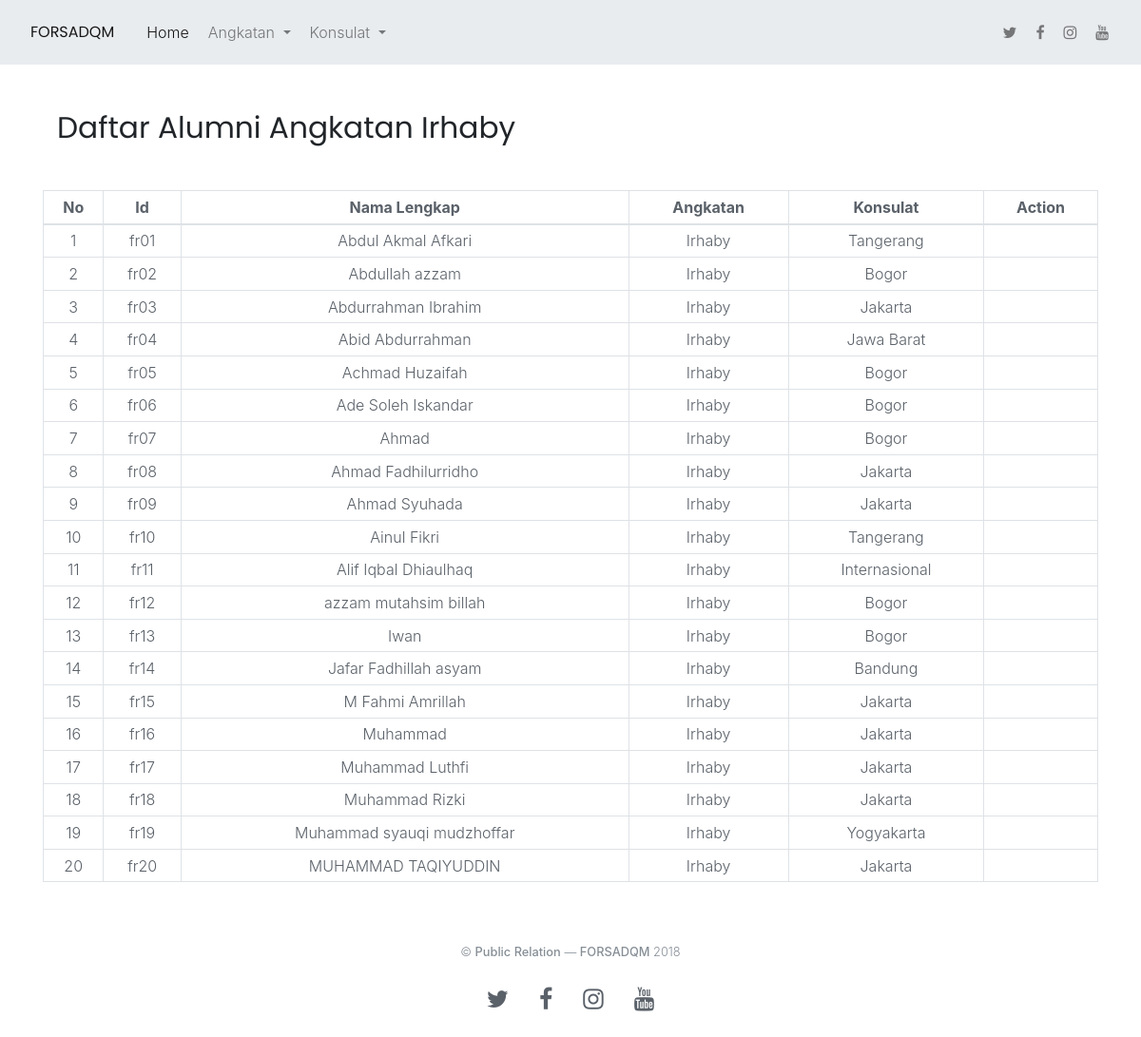
The page /index.php/alumni/irhaby on the database its author committed.
### tables this page shows
CREATE TABLE `t_alumni` (
  `id` varchar(5) NOT NULL,
  `nama` varchar(34) NOT NULL,
  `jk` varchar(6) NOT NULL,
  `tempat` varchar(33) DEFAULT NULL,
  `tgl` date DEFAULT NULL,
  `angkatan` int(11) NOT NULL,
  `status` varchar(28) DEFAULT NULL,
  `alamat` varchar(162) NOT NULL,
  `konsulat` int(11) NOT NULL,
  `hp` varchar(40) NOT NULL,
  `email` varchar(45) DEFAULT NULL,
  `sosmed` varchar(70) DEFAULT NULL,
  `profesi` varchar(62) NOT NULL,
  `pekerjaan` varchar(98) NOT NULL,
  `institusi` varchar(67) DEFAULT NULL,
  `fakultas` varchar(66) DEFAULT NULL,
  `kerja` varchar(37) DEFAULT NULL,
  `perusahaan` varchar(101) DEFAULT NULL,
  `riwayat` varchar(554) DEFAULT NULL,
  `prestasi` varchar(500) DEFAULT NULL,
  `liqo` varchar(5) DEFAULT NULL,
  `murobbi` varchar(426) DEFAULT NULL,
  `hp_murobbi` varchar(23) DEFAULT NULL,
  `alasan` varchar(174) DEFAULT NULL
);

CREATE TABLE `t_angkatan` (
  `id` int(11) NOT NULL,
  `nama` varchar(30) NOT NULL
);

CREATE TABLE `t_konsulat` (
  `id` int(11) NOT NULL,
  `nama` varchar(30) NOT NULL
);

### application/controllers/Alumni.php (called while the page is built, shortened)
<?php
class Alumni extends CI_Controller{
    public function irhaby(){
		$this->load->model('M_Forsadqm');
		$data['alumni']		= $this->M_Forsadqm->alumni()->result();
		$data['konsulat']	= $this->M_Forsadqm->konsulat()->result();
        $data['angkatan']	= $this->M_Forsadqm->angkatan()->result();
		$data['jakarta']    	= $this->db->get_where('t_alumni',array('konsulat'=>'1'))->result();
		$data['bandung']  	  	= $this->db->get_where('t_alumni',array('konsulat'=>'2'))->result();
		$data['bogor']    		= $this->db->get_where('t_alumni',array('konsulat'=>'3'))->result();
		$data['inter']    		= $this->db->get_where('t_alumni',array('konsulat'=>'4'))->result();
		$data['jabar'] 			= $this->db->get_where('t_alumni',array('konsulat'=>'5'))->result();
		$data['jateng']    		= $this->db->get_where('t_alumni',array('konsulat'=>'6'))->result();
		$data['jogja']	    	= $this->db->get_where('t_alumni',array('konsulat'=>'7'))->result();
		$data['kalimantan']    	= $this->db->get_where('t_alumni',array('konsulat'=>'8'))->result();
		$data['malang']    		= $this->db->get_where('t_alumni',array('konsulat'=>'9'))->result();
		$data['nusa']		    = $this->db->get_where('t_alumni',array('konsulat'=>'10'))->result();
		$data['sulawesi']    	= $this->db->get_where('t_alumni',array('konsulat'=>'11'))->result();
		$data['sumatera']    	= $this->db->get_where('t_alumni',array('konsulat'=>'12'))->result();
		$data['surabaya']    	= $this->db->get_where('t_alumni',array('konsulat'=>'13'))->result();
		$data['tangerang']    	= $this->db->get_where('t_alumni',array('konsulat'=>'14'))->result();
		$data['irhaby']			= $this->db->get_where('t_alumni',array('angkatan'=>'1'))->result();
		$this->load->view('layout/header');
		$this->load->view('forsadqm/irhaby',$data);
		$this->load->view('layout/footer');
    }
}
?>

### index.php (called while the page is built, shortened)
<?php
require_once BASEPATH.'core/CodeIgniter.php';

### application/models/M_Forsadqm.php (called while the page is built, shortened)
<?php
class M_Forsadqm extends CI_Model{
    function konsulat(){
        return $this->db->get('t_konsulat');
        return $query->result();
    }
    function angkatan(){
        return $this->db->get('t_angkatan');
        return $query->result();
    }
}
?>

### application/views/forsadqm/irhaby.php (the view)
<div id="" class="container mb-5 mt-5">
    <div class="section-title col-md-12 ml-auto mr-auto">
        <h3 class="mb-4">Daftar Alumni Angkatan Irhaby</h3>
    </div>
</div>
<div class="container">
    <table class="table table-sm table-bordered table-hover">
        <thead>
            <tr>
                <th class="text-center">No</th>
                <th class="text-center">Id</th>
                <th class="text-center">Nama Lengkap</th>
                <th class="text-center">Angkatan</th>
                <th class="text-center">Konsulat</th>
                <th class="text-center">Action</th>
            </tr>
        </thead>
        <tbody>
        <?php
        $no = 1;
        foreach($irhaby as $a){ ?>
            <tr>
                <td class="text-center"><?php echo $no++ ?></td>
                <td class="text-center"><?php echo $a->id ?></td>
                <td class="text-center"><?php echo $a->nama ?></td>
                <td class="text-center">
                    <?php foreach($angkatan as $an){ ?>
                        <?php if($a->angkatan == $an->id): ?>
                            <?php echo $an->nama ?>
                        <?php endif; ?>
                    <?php } ?>
                </td>
                <td class="text-center">
                    <?php foreach($konsulat as $k){ ?>
                        <?php if($a->konsulat == $k->id): ?>
                            <?php echo $k->nama ?>
                        <?php endif; ?>
                    <?php } ?>
                </td>
                <td class="text-center"></td>
            </tr>
        <?php } ?>
        </tbody>
    </table>
</div>

### application/views/layout/header.php (shortened to what this page needs)
<!doctype html>
<html class="no-js" lang="en">
<head>
    <link rel="stylesheet" href="https://stackpath.bootstrapcdn.com/bootstrap/4.1.3/css/bootstrap.min.css">
    <link rel="stylesheet" href="https://maxcdn.bootstrapcdn.com/font-awesome/4.7.0/css/font-awesome.min.css">
    <link rel="stylesheet" href="<?php echo base_url('assets/css/shards.min.css'); ?>">
    <link rel="stylesheet" href="<?php echo base_url('assets/css/shards-demo.min.css'); ?>">
</head>
<body>
    <div id="navbars">
        <nav class="navbar navbar-expand-lg navbar-light bg-light mb-4">
            <a class="navbar-brand" href="#">FORSADQM</a>
            <div class="collapse navbar-collapse" id="navbarNavDropdown-7">
                <ul class="navbar-nav mr-auto">
                    <li class="nav-item active">
                        <a class="nav-link" href="<?php echo base_url('') ?>">Home
                        </a>
                    </li>
                    <li class="nav-item dropdown">
                        <a class="nav-link dropdown-toggle" href="http://www.forsadqm.org/" id="navbarDropdownMenuLink-7" data-toggle="dropdown" aria-haspopup="true" aria-expanded="false">
                  Angkatan
                        </a>
                    </li>
                    <li class="nav-item dropdown">
                        <a class="nav-link dropdown-toggle" href="http://www.forsadqm.org/" id="navbarDropdownMenuLink-7" data-toggle="dropdown" aria-haspopup="true" aria-expanded="false">
                  Konsulat
                        </a>
                    </li>
                </ul>
                <ul class="navbar-nav">
                    <li class="nav-item">
                        <a class="nav-link" href="https://twitter.com/forsadqm" target="_blank">
                            <i class="fa fa-twitter"></i>
                        </a>
                    </li>
                    <li class="nav-item">
                        <a class="nav-link" href="#">
                            <i class="fa fa-facebook"></i>
                        </a>
                    </li>
                    <li class="nav-item">
                        <a class="nav-link" href="https://www.instagram.com/forsadqm/" target="_blank">
                            <i class="fa fa-instagram"></i>
                        </a>
                    </li>
                    <li class="nav-item">
                        <a class="nav-link" href="https://www.youtube.com/channel/UCAYWQdmnNL4nnxgZYk1ROxA" target="_blank">
                            <i class="fa fa-youtube"></i>
                        </a>
                    </li>
                </ul>
            </div>
        </nav>
    </div>

### application/views/layout/footer.php (shortened to what this page needs)
    <footer class="main-footer py-5">
        <p class="text-muted text-center small p-0 mb-4">&copy; <b>Public Relation</b> — <b>FORSADQM</b> 2018</p>
        <div class="social d-table mx-auto">
            <a class="twitter mx-3 h4 d-inline-block text-secondary" href="https://twitter.com/forsadqm" target="_blank">
                <i class="fa fa-twitter"></i>
            </a>
            <a class="facebook mx-3 h4 d-inline-block text-secondary" href="#" target="_blank">
                <i class="fa fa-facebook"></i>
            </a>
            <a class="instagram mx-3 h4 d-inline-block text-secondary" href="https://www.instagram.com/forsadqm/" target="_blank">
                <i class="fa fa-instagram"></i>
            </a>
            <a href="https://www.youtube.com/channel/UCAYWQdmnNL4nnxgZYk1ROxA" target="_blank" class="youtube mx-3 h4 d-inline-block text-secondary">
                <i class="fa fa-youtube"></i>
            </a>
        </div>
    </footer>
</body>
</html>

### rows shown on the page
t_alumni: id "fr01", nama "Abdul Akmal Afkari"
t_angkatan: nama "Irhaby"
t_konsulat: nama "Tangerang"
t_alumni: id "fr02", nama "Abdullah azzam"
t_konsulat: nama "Bogor"
t_alumni: id "fr03", nama "Abdurrahman Ibrahim"
t_konsulat: nama "Jakarta"
t_alumni: id "fr04", nama "Abid Abdurrahman"
t_konsulat: nama "Jawa Barat"
t_alumni: id "fr05", nama "Achmad Huzaifah"
t_alumni: id "fr06", nama "Ade Soleh Iskandar"
t_alumni: id "fr07", nama "Ahmad"
t_alumni: id "fr08", nama "Ahmad Fadhilurridho"
t_alumni: id "fr09", nama "Ahmad Syuhada"
t_alumni: id "fr10", nama "Ainul Fikri"
t_alumni: id "fr11", nama "Alif Iqbal Dhiaulhaq"
t_konsulat: nama "Internasional"
t_alumni: id "fr12", nama "azzam mutahsim billah"
t_alumni: id "fr13", nama "Iwan"
t_alumni: id "fr14", nama "Jafar Fadhillah asyam"
t_konsulat: nama "Bandung"
t_alumni: id "fr15", nama "M Fahmi Amrillah"
t_alumni: id "fr16", nama "Muhammad"
t_alumni: id "fr17", nama "Muhammad Luthfi"
t_alumni: id "fr18", nama "Muhammad Rizki"
t_alumni: id "fr19", nama "Muhammad syauqi mudzhoffar"
t_konsulat: nama "Yogyakarta"
t_alumni: id "fr20", nama "MUHAMMAD TAQIYUDDIN"
